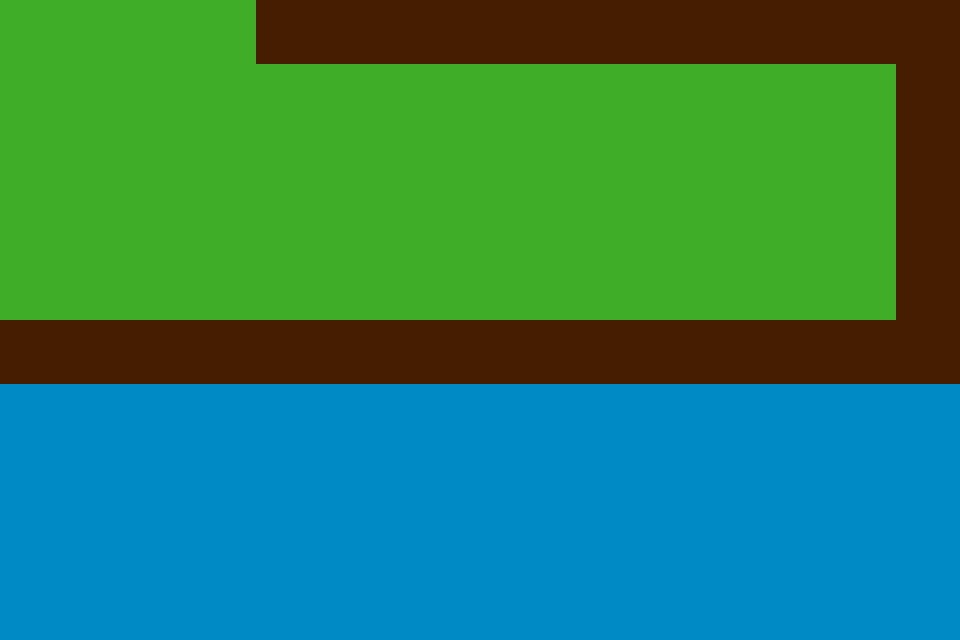

The image is a tile-based game level rendered from a .tmx file. Its description and complete source (layers, tilesets, objects, tile grids) follow:
An orthogonal 30x20 tile map with 32x32 px tiles, 1 tile layer (TerrainLayer) and 5 objects (2x Coin, TopWall, BottomWall, RightWall).

<map version="1.10" tiledversion="1.11.2" orientation="orthogonal" renderorder="right-down" width="30" height="20" tilewidth="32" tileheight="32" infinite="0" nextlayerid="5" nextobjectid="7">
 <tileset firstgid="1" source="spriteSheet.tsx" />
 <layer id="1" name="TerrainLayer" width="30" height="20">
  <data encoding="csv">
2,2,2,2,2,2,2,2,1,1,1,1,1,1,1,1,1,1,1,1,1,1,1,1,1,1,1,1,1,1,
2,2,2,2,2,2,2,2,1,1,1,1,1,1,1,1,1,1,1,1,1,1,1,1,1,1,1,1,1,1,
2,2,2,2,2,2,2,2,2,2,2,2,2,2,2,2,2,2,2,2,2,2,2,2,2,2,2,2,1,1,
2,2,2,2,2,2,2,2,2,2,2,2,2,2,2,2,2,2,2,2,2,2,2,2,2,2,2,2,1,1,
2,2,2,2,2,2,2,2,2,2,2,2,2,2,2,2,2,2,2,2,2,2,2,2,2,2,2,2,1,1,
2,2,2,2,2,2,2,2,2,2,2,2,2,2,2,2,2,2,2,2,2,2,2,2,2,2,2,2,1,1,
2,2,2,2,2,2,2,2,2,2,2,2,2,2,2,2,2,2,2,2,2,2,2,2,2,2,2,2,1,1,
2,2,2,2,2,2,2,2,2,2,2,2,2,2,2,2,2,2,2,2,2,2,2,2,2,2,2,2,1,1,
2,2,2,2,2,2,2,2,2,2,2,2,2,2,2,2,2,2,2,2,2,2,2,2,2,2,2,2,1,1,
2,2,2,2,2,2,2,2,2,2,2,2,2,2,2,2,2,2,2,2,2,2,2,2,2,2,2,2,1,1,
1,1,1,1,1,1,1,1,1,1,1,1,1,1,1,1,1,1,1,1,1,1,1,1,1,1,1,1,1,1,
1,1,1,1,1,1,1,1,1,1,1,1,1,1,1,1,1,1,1,1,1,1,1,1,1,1,1,1,1,1,
4,4,4,4,4,4,4,4,4,4,4,4,4,4,4,4,4,4,4,4,4,4,4,4,4,4,4,4,4,4,
4,4,4,4,4,4,4,4,4,4,4,4,4,4,4,4,4,4,4,4,4,4,4,4,4,4,4,4,4,4,
4,4,4,4,4,4,4,4,4,4,4,4,4,4,4,4,4,4,4,4,4,4,4,4,4,4,4,4,4,4,
4,4,4,4,4,4,4,4,4,4,4,4,4,4,4,4,4,4,4,4,4,4,4,4,4,4,4,4,4,4,
4,4,4,4,4,4,4,4,4,4,4,4,4,4,4,4,4,4,4,4,4,4,4,4,4,4,4,4,4,4,
4,4,4,4,4,4,4,4,4,4,4,4,4,4,4,4,4,4,4,4,4,4,4,4,4,4,4,4,4,4,
4,4,4,4,4,4,4,4,4,4,4,4,4,4,4,4,4,4,4,4,4,4,4,4,4,4,4,4,4,4,
4,4,4,4,4,4,4,4,4,4,4,4,4,4,4,4,4,4,4,4,4,4,4,4,4,4,4,4,4,4
</data>
 </layer>
 <objectgroup id="2" name="ColliderLayer">
  <object id="1" name="TopWall" x="257" y="1" width="702" height="62" />
  <object id="2" name="BottomWall" x="1" y="321" width="958" height="62" />
  <object id="3" name="RightWall" x="897" y="65" width="62" height="254" />
 </objectgroup>
 <objectgroup id="4" name="ItemLayer">
  <object id="4" name="coin_2" type="Coin" x="800" y="192">
   <point />
  </object>
  <object id="6" name="coin_1" type="Coin" x="416" y="256">
   <point />
  </object>
 </objectgroup>
</map>
